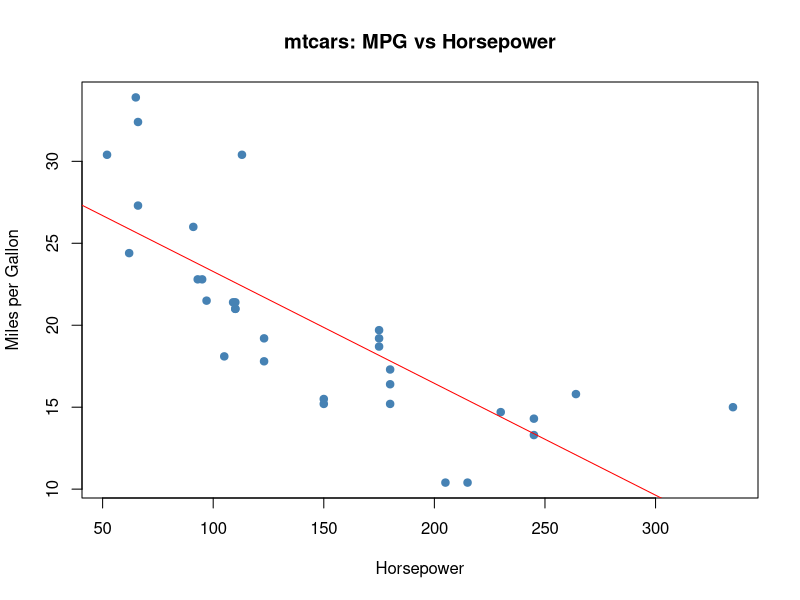

Generate this figure with R:
# scripts/analysis.R
# Simple reproducible script using built-in R data

set.seed(42)  # ensures reproducibility

# Load built-in dataset
data <- mtcars

# Create output folder if missing
if (!dir.exists("output")) dir.create("output")

# Summary table
summary_table <- data.frame(
  mean_mpg = mean(data$mpg),
  mean_hp  = mean(data$hp)
)

# Save summary
write.csv(summary_table, "output/summary_mtcars.csv", row.names = FALSE)

# Make simple plot
png("output/plot_mtcars.png", width = 600, height = 400)
plot(data$hp, data$mpg,
     xlab = "Horsepower",
     ylab = "Miles per Gallon",
     main = "mtcars: MPG vs Horsepower",
     col = "steelblue", pch = 19)
abline(lm(mpg ~ hp, data = data), col = "red")
dev.off()
